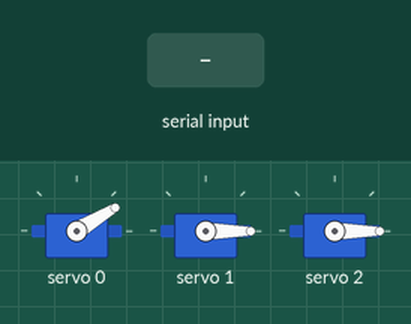
The sketch below on a simulated Arduino Uno, built with avr-gcc and run on an emulated ATmega328P. On the bench: 3 × servo. Inputs (shaded band) come from the test bench. What the sketch prints to the serial monitor is not drawn.

Above: at 3.3 s.
3.4 s: "90,45,200\n" received over Serial
4.9 s: "30,150,10\n" received over Serial
6.4 s: "90,45\n" received over Serial
At 7.3 s:
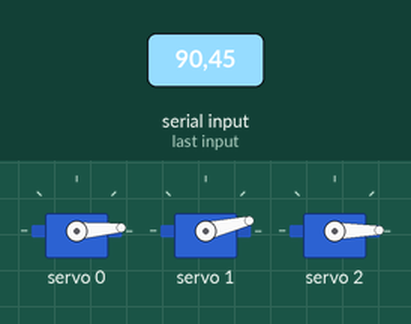
Timing chart, 0 to 9.4 s (numbered marks = the images above; inputs shaded):
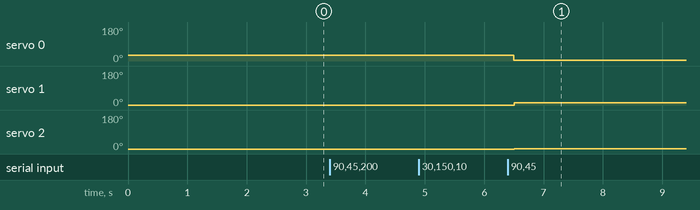

The sketch:

IKtest_coordinates.ino
```cpp
#include <Wire.h>
#include <Adafruit_PWMServoDriver.h>
#include "RobotArmIK.h" // 수정된 라이브러리 호출

// --- 설정값 ---
// 서보 드라이버 채널 번호 (0부터 15까지)
#define SHOULDER_CHANNEL 0
#define UPPER_ARM_CHANNEL 1
#define LOWER_ARM_CHANNEL 2
#define GRIP_CHANNEL 3

// 링크 길이 (mm)
const float L1 = 300.0;
const float L2 = 365.0;

// 서보별 MIN/MAX 값
int servoMins[NUM_SERVOS] = {85, 85, 75, 0}; // 각 서보 최소 펄스
int servoMaxs[NUM_SERVOS] = {450, 450, 445, 0}; // 각 서보 최대 펄스

// --- 객체 생성 ---
// 1. 서보 드라이버 객체 생성
Adafruit_PWMServoDriver pwm = Adafruit_PWMServoDriver();

// 2. RobotArmIK 객체 생성 (핀 번호 대신 채널 번호와 드라이버 객체의 주소(&pwm)를 전달)
RobotArmIK robotArm(&pwm, SHOULDER_CHANNEL, UPPER_ARM_CHANNEL, LOWER_ARM_CHANNEL, GRIP_CHANNEL, L1, L2, servoMins, servoMaxs);


void setup()
{
  Serial.begin(9600);

  // 서보 드라이버 초기화
  pwm.begin();
  pwm.setOscillatorFrequency(27000000);
  pwm.setPWMFreq(50); // 서보 모터는 50Hz

  // robotArm.begin(); // 라이브러리의 begin()은 현재 비어있으므로 생략 가능
    Serial.println("체스 로봇 좌표 시스템 초기화 완료");

  robotArm.moveTo(50,50,40); // 시작 준비 자세
  delay(2000);
}

void loop() {

  if (Serial.available()) {
  float x, y, z;   // int 대신 float로 변경 (좌표 연산에 적합)

  // x 입력
  Serial.println("x좌표:");
  while (!Serial.available());             // 입력 대기
  String xcor = Serial.readStringUntil('\n');
  xcor.trim();
  x = xcor.toFloat();

  // y 입력
  Serial.println("y좌표:");
  while (!Serial.available());
  String ycor = Serial.readStringUntil('\n');
  ycor.trim();
  y = ycor.toFloat();

  // z 입력
  Serial.println("z좌표:");
  while (!Serial.available());
  String zcor = Serial.readStringUntil('\n');
  zcor.trim();
  z = zcor.toFloat();

  // 실제 로봇팔 제어 (객체 이름 주의!)
  robotArm.moveTo(x, y, z);

  delay(500);  // 입력 템포 조절 (2초 → 0.5초로 줄임)
  }
}
```

RobotArmIK.cpp
```cpp
#include "RobotArmIK.h"
#include <Wire.h>
#include <Adafruit_PWMServoDriver.h>

#define NUM_SERVOS 4  // 사용하는 모터 개수 (어깨, 상박, 하박, 그리퍼)

// 생성자: 드라이버 객체 포인터와 각 서보의 '채널 번호'와 서보별 min/max 값을 입력받습니다.
RobotArmIK::RobotArmIK(Adafruit_PWMServoDriver* pwm,
                     uint8_t channel_shoulder, uint8_t channel_upper,
                     uint8_t channel_lower, uint8_t channel_grip,
                     float L1, float L2,
                     int servoMins[NUM_SERVOS], int servoMaxs[NUM_SERVOS]) {
  this->pwm = pwm;
  this->channel_shoulder = channel_shoulder;
  this->channel_upper = channel_upper;
  this->channel_lower = channel_lower;
  this->channel_grip = channel_grip;
  this->L1 = L1;
  this->L2 = L2;

   // [추가] 배열 복사
  for (int i = 0; i < NUM_SERVOS; i++) {
    this->servoMins[i] = servoMins[i];
    this->servoMaxs[i] = servoMaxs[i];
  }
}


// 이 클래스에서는 특별히 할 일이 없으므로 비워둡니다.
// 드라이버 초기화는 메인 .ino 파일에서 수행합니다.
void RobotArmIK::begin() {
  // pwm->begin(); // 드라이버 시작 코드는 setup()에서 한 번만 호출하는 것이 좋습니다.
}


// 각도를 펄스로 변환 (채널별 개별 min/max 적용)
float RobotArmIK::angleToPulse(uint8_t channel, float angle) {
  int idx = 0;

  // 채널 번호에 따라 배열 인덱스 결정
  if (channel == channel_shoulder) idx = 0;
  else if (channel == channel_upper) idx = 1;
  else if (channel == channel_lower) idx = 2;
  else if (channel == channel_grip) idx = 3;

  return map(angle, 0, 180, servoMins[idx], servoMaxs[idx]);
}

void RobotArmIK::moveTo(float x, float y, float z) {
  float theta_shoulder_rad = atan2(y, x);
  float d = sqrt(pow(x, 2) + pow(y, 2));

  float distance = sqrt(pow(d, 2) + pow(z, 2));
  if (distance > L1 + L2) {
    Serial.println("도달할 수 없는 거리");
    return;
  }

  float cos_theta2 = (pow(L1, 2) + pow(L2, 2) - pow(d, 2) - pow(z, 2)) / (2 * L1 * L2);
  float theta_lower_rad = acos(cos_theta2);

  float k1 = L1 + L2 * cos(M_PI-theta_lower_rad);
  float k2 = L2 * sin(M_PI-theta_lower_rad);
  float theta_upper_rad = M_PI - atan2(z, d) - atan2(k2, k1); // theta 값 연산 실수 수정

  float theta_shoulder_deg = theta_shoulder_rad * 180.0 / M_PI;
  float theta_upper_deg = theta_upper_rad * 180.0 / M_PI;
  float theta_lower_deg = theta_lower_rad * 180.0 / M_PI;

  // [중요] 계산된 각도를 실제 서보 모터의 0~180도 범위로 변환
  // 이 부분은 실제 로봇팔의 조립 상태에 맞춰 수정이 필요합니다.
  float shoulder_angle = constrain(theta_shoulder_deg, 0, 180);
  float upper_angle    = constrain(theta_upper_deg, 0, 180);
  float lower_angle    = constrain(theta_lower_deg, 0, 180);

  // PWM 값 계산
  int pwm_shoulder = angleToPulse(channel_shoulder, shoulder_angle);
  int pwm_upper    = angleToPulse(channel_upper, upper_angle);
  int pwm_lower    = angleToPulse(channel_lower, lower_angle);

  // 디버깅용 로그 추가
  Serial.print("[moveTo] x: "); Serial.print(x);
  Serial.print(", y: "); Serial.print(y);
  Serial.print(", z: "); Serial.print(z);
  Serial.print(" | shoulder_angle: "); Serial.print(shoulder_angle);
  Serial.print(", upper_angle: "); Serial.print(upper_angle);
  Serial.print(", lower_angle: "); Serial.print(lower_angle);
  Serial.print(" | pwm_shoulder: "); Serial.print(pwm_shoulder);
  Serial.print(", pwm_upper: "); Serial.print(pwm_upper);
  Serial.print(", pwm_lower: "); Serial.println(pwm_lower);

  // [수정] 채널 포함해서 호출
  pwm->setPWM(channel_shoulder, 0, pwm_shoulder);
  pwm->setPWM(channel_upper,    0, pwm_upper);
  pwm->setPWM(channel_lower,    0, pwm_lower);
}

// 그리퍼 열기
void RobotArmIK::gripOpen() {
  pwm->setPWM(channel_grip,  0, angleToPulse(channel_grip, 0));   // 0도에 해당하는 펄스 값
  pwm->setPWM(channel_lower, 0, angleToPulse(channel_grip, 0)); // 다시 올라옴
}

// 그리퍼 닫기
void RobotArmIK::gripClose() {
  pwm->setPWM(channel_grip,  0, angleToPulse(channel_grip, 90));  // 90도에 해당하는 펄스 값
  pwm->setPWM(channel_lower, 0, angleToPulse(channel_grip, 0));  // 다시 올라옴
}
```

RobotArmIK.h
```cpp
#ifndef ROBOTARM_IK_H
#define ROBOTARM_IK_H

#include <Adafruit_PWMServoDriver.h>

#define NUM_SERVOS 4  // 모터 개수 (어깨, 상박, 하박, 그리퍼)

class RobotArmIK {
public:
  // 생성자
  RobotArmIK(Adafruit_PWMServoDriver* pwm,
             uint8_t channel_shoulder, uint8_t channel_upper,
             uint8_t channel_lower, uint8_t channel_grip,
             float L1, float L2,
             int servoMins[NUM_SERVOS], int servoMaxs[NUM_SERVOS]);

  void begin();
  void moveTo(float x, float y, float z);
  void gripOpen();
  void gripClose();

private:
  Adafruit_PWMServoDriver* pwm; // 드라이버 객체에 대한 포인터

  // 각 서보의 채널 번호 (0~15)
  uint8_t channel_shoulder, channel_upper, channel_lower, channel_grip;

  // 로봇팔 링크 길이
  float L1, L2;

  int servoMins[NUM_SERVOS];
  int servoMaxs[NUM_SERVOS];

  // 각도를 펄스 길이로 변환하는 내부 함수
  float angleToPulse(uint8_t channel, float angle);
};

#endif
```

Measured:
- after the input at 3.4 s, every drawn part: stays the same
- after the input at 4.9 s, every drawn part: stays the same
- after the input at 6.4 s, servo 0: 31° → 4° after 0.10 s; servo 1: 0° → 13° after 0.10 s; servo 2: 0° → 1° after 0.10 s
